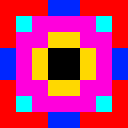

This is a level from a 2D game, rendered from its Tiled map with the project's own tilesets. A one-line summary and the complete map file follow:
An orthogonal 8x8 tile map with 16x16 px tiles, 2 tile layers (Kachelebene 0, Kachelebene 1).

<map version="1.0" orientation="orthogonal" width="8" height="8" tilewidth="16" tileheight="16" backgroundcolor="#ffffff">
 <tileset firstgid="1" name="smalltileset" tilewidth="16" tileheight="16">
  <image source="smalltileset.png" width="64" height="64" />
 </tileset>
 <layer name="Kachelebene 0" width="8" height="8">
  <properties>
   <property name="Layer_0_Setting_0" value="816" />
   <property name="Layer_0_Setting_1" value="1199" />
  </properties>
  <data encoding="csv">
1,1,1,4,4,1,1,1,
1,7,10,10,10,10,7,1,
1,10,10,0,0,10,10,1,
4,10,0,0,0,0,10,4,
4,10,0,0,0,0,10,4,
1,10,10,0,0,10,10,1,
1,7,10,10,10,10,7,1,
1,1,1,4,4,1,1,1
</data>
 </layer>
 <layer name="Kachelebene 1" width="8" height="8">
  <properties>
   <property name="Layer_1_Setting_0" value="Test" />
   <property name="Layer_1_Setting_1" value="Blah" />
  </properties>
  <data encoding="csv">
0,0,0,0,0,0,0,0,
0,0,0,0,0,0,0,0,
0,0,0,2,2,0,0,0,
0,0,2,8,8,2,0,0,
0,0,2,8,8,2,0,0,
0,0,0,2,2,0,0,0,
0,0,0,0,0,0,0,0,
0,0,0,0,0,0,0,0
</data>
 </layer>
</map>